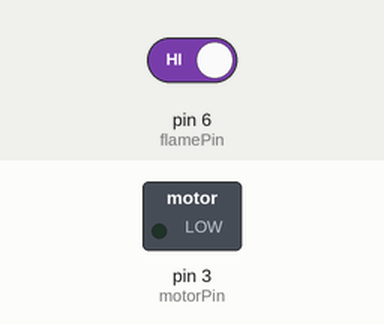
A sketch run on a simulated Arduino Uno, built with avr-gcc and run on an emulated ATmega328P. Parts: switched loads named in the sketch (green lamp = pin HIGH). The test bench sets the inputs (shaded band); at power-on: pin 6 (flamePin) HIGH.

Above: at 4.8 s.
4.9 s: pin 6 (flamePin) driven LOW
At 9.2 s:
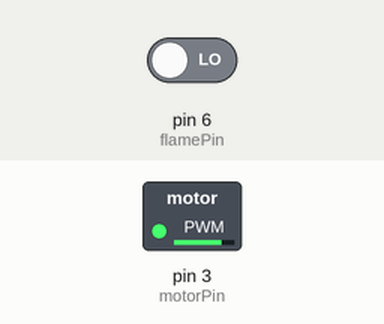
Timing chart, 0 to 10.7 s (numbered marks = the images above; inputs shaded):
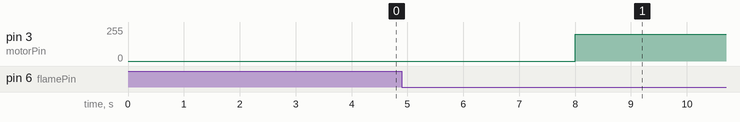

The sketch:

candle_blower.ino
```cpp
const int motorPin = 3;
const int speed = 100;

const int flamePin = 6;
int Flame;

void setup()
{
  pinMode(motorPin, OUTPUT);
  pinMode(flamePin, INPUT);
}

void loop()
{
  Flame = digitalRead(flamePin);
  if (Flame == LOW)
  {
    delay(2000);
    analogWrite(motorPin, 200);
  } else {
    delay(2000);
    analogWrite(motorPin, 0);
  }
}
```

Measured:
- after the input at 4.9 s, pin 3 (motorPin): 0/255 → 200/255 after 3.1 s
